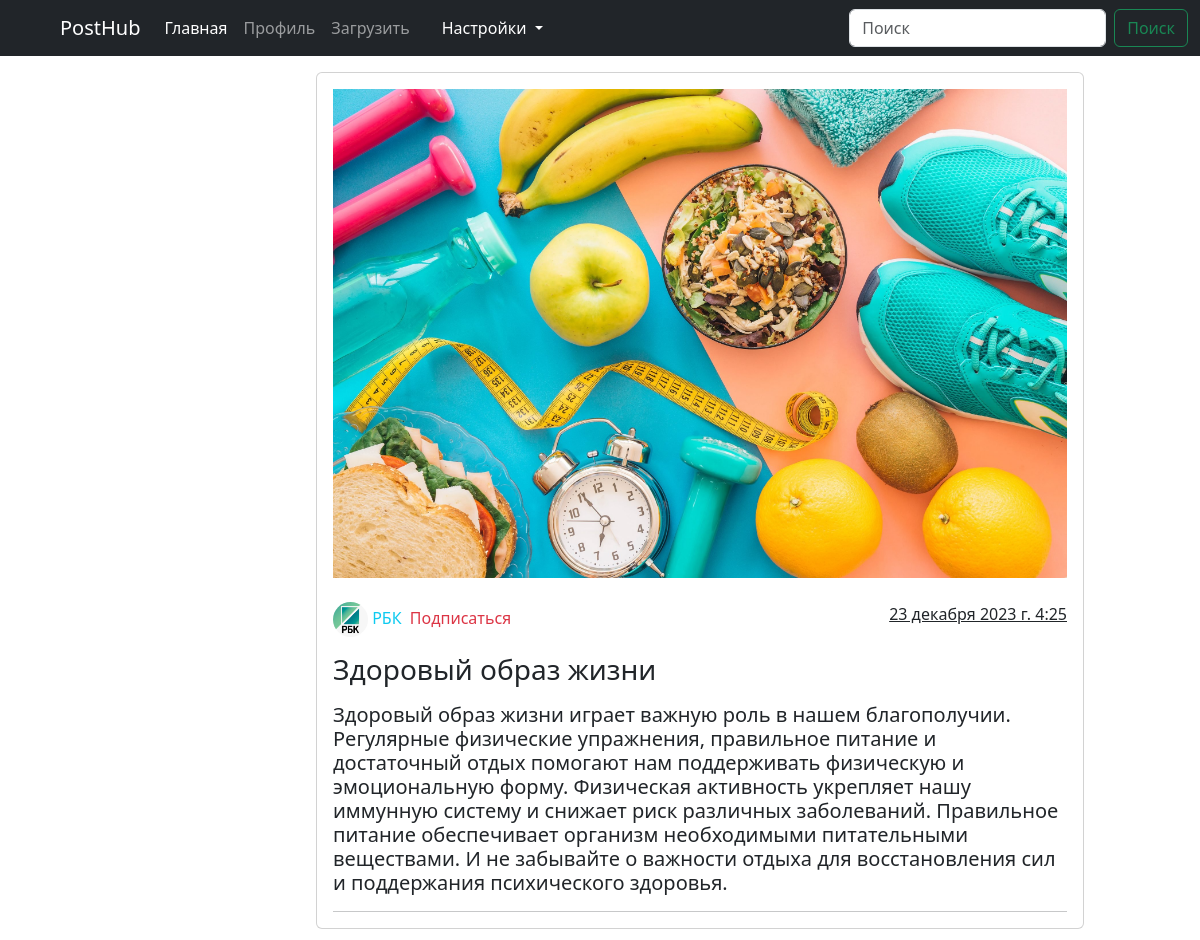
The app's page /5/ with its own data.
### main/models.py (models this page shows, shortened)
class dnld(models.Model):
    title = models.CharField('Заголовок статьи', max_length=100)
    text = models.TextField('Текст статьи')
    author = models.ForeignKey(User, on_delete=models.CASCADE, default=None)
    img = models.ImageField('изображение', upload_to='image/%Y')
    created_at = models.DateTimeField('Дата создания', default=datetime.now)
    class Meta:
        verbose_name = 'Статьи'
        verbose_name_plural = 'Статьи'

### users/models.py (models this page shows, shortened)
class Profile(models.Model):
    user = models.OneToOneField(User, on_delete=models.CASCADE)
    image = models.ImageField(default='default.jpg', upload_to='profile_pics')

### main/views.py (the view)
# urls.py: path('<int:pk>/', views.PostDetail.as_view()),
class PostDetail(View):
    '''отдельная страница для каждой статьи'''
    def get(self, request, pk):
        post = dnld.objects.get(id=pk)
        return render(request, 'main/item.html', {'post': post})

### main/templates/main/item.html (shortened to what this page needs)
{% extends "main/base.html" %}
{% block content %}
<div class="container-fluid">
    <div class="row">
        <div class="col-md-3"></div>
        <div class="col-md-8 p-3">
            <div class="card px-3 pt-3" style="max-width: 50rem">
                <div>
                    <div class="bg-image hover-overlay shadow-1-strong ripple rounded-5 mb-4"
                         data-mdb-ripple-color="light">
                        <img src="{{ post.img.url }}" class="img-fluid"/>
                    </div>
                    <div class="row mb-3">
                        <div class="col-6">
                            <img href="{{ post.id }}" src="{{ post.author.profile.image.url }}" class="rounded-circle" width="35" height="35" alt="Фото">
                            <a href="" class="text-info text-decoration-none ">
                                {{ post.author }}
                            </a>
                            <a href="" class="link-danger text-decoration-none m-1">Подписаться</a>
                        </div>
                        <div class="col-6 text-end">
                            <u>{{ post.created_at }}</u>
                        </div>
                    </div>
                    <h3>{{ post.title }}</h3>
                    <p>
                    <h5 class="mynotsoboldtitle">{{ post.text|linebreaksbr }}</h5>
                    </p>
                    <hr/>
                </div>
            </div>
        </div>
    </div>
</div>
{% endblock %}

### main/templates/main/base.html (shortened to what this page needs)
<!doctype html>
<html lang="ru">
<head>
    <link href="https://cdn.jsdelivr.net/npm/bootstrap@5.3.2/dist/css/bootstrap.min.css" rel="stylesheet"
>
    <link href="https://cdn.jsdelivr.net/npm/bootstrap@5.3.2/dist/css/bootstrap.min.css" rel="stylesheet"
>
</head>
<body>
<div class="container">
    <div class="row">
        <nav class="navbar navbar-expand-lg fixed-top navbar-dark bg-dark" aria-label="Основная навигация">
            <div class="container-fluid">
                <svg class="bi pe-none me-2" width="40" height="32">
                    <use xlink:href="main/t.jpg"></use>
                </svg>
                <a class="navbar-brand" href="/">
                    <ya-tr-span data-index="1-0" data-translated="true" data-source-lang="en" data-target-lang="ru"
                                data-value="Offcanvas navbar" data-translation="Панель навигации Offcanvas" data-ch="0"
                                data-type="trSpan">PostHub
                    </ya-tr-span>
                </a>
                <div class="navbar-collapse offcanvas-collapse" id="navbarsExampleDefault">
                    <ul class="navbar-nav me-auto mb-2 mb-lg-0">
                        <li class="nav-item">
                            <a class="nav-link active" aria-current="page" href="/">
                                <ya-tr-span>
                                    Главная
                                </ya-tr-span>
                            </a>
                        </li>
                        <li class="nav-item">
                            {% if user.is_authenticated %}
                            <a class="nav-link active" href="{% url 'profile' %}">
                                <ya-tr-span>
                                    Профиль
                                </ya-tr-span>
                            </a>
                            {% else %}
                            <a class="nav-link" href="{% url 'login' %}">
                                <ya-tr-span>
                                    Профиль
                                </ya-tr-span>
                            </a>
                            {% endif %}
                        </li>
                        <li class="nav-item">
                            {% if user.is_authenticated %}
                            <a class="nav-link active" href="/create">
                                <ya-tr-span>
                                    Загрузить
                                </ya-tr-span>
                            </a>
                            {% else %}
                            <a class="nav-link" href="{% url 'login' %}">
                                <ya-tr-span>Загрузить
                                </ya-tr-span>
                            </a>
                            {% endif %}
                        </li>
                        <li class="nav-item">
                            <a class="nav-link" href="#">
                            </a>
                        </li>
                        <li class="nav-item dropdown">
                            <a class="nav-link active dropdown-toggle" href="#" data-bs-toggle="dropdown"
                               aria-expanded="false">
                                <ya-tr-span data-index="6-0" data-translated="true" data-source-lang="en"
                                            data-target-lang="ru" data-value="Settings" data-translation="Настройки"
                                            data-ch="0" data-type="trSpan">Настройки
                                </ya-tr-span>
                            </a>
                        </li>
                    </ul>
                    <form class="d-flex" role="search">
                        <input class="form-control me-2" type="search" placeholder="Поиск" aria-label="Поиск">
                        <button class="btn btn-outline-success" type="submit">Поиск</button>
                    </form>
                </div>
            </div>
        </nav>
    </div>
</div>
<div class="container">
    <div class="row gy-5">
        <h1>ntnnfnbfksdgkvhliskj</h1>
    </div>
</div>
{% block content %}{% endblock %}
</body>
</html>

### main/templates/main/item.html (style rules this page uses)
.mynotsoboldtitle { font-weight: normal; }

### records on screen
dnld: img (picture), author.profile.image (picture), author "РБК", created_at "23 декабря 2023 г. 4:25", title "Здоровый образ жизни", text "Здоровый образ жизни играет важную роль в нашем благополучии. Регулярные физические упражнения, правильное питание и достаточный отдых помогают нам поддерживать физическую и эмоциональную форму. Физическая активность укрепляет нашу иммунную систему и снижает риск различных заболеваний. Правильное питание обеспечивает организм необходимыми питательными веществами. И не забывайте о важности отдыха для восстановления сил и поддержания психического здоровья."
